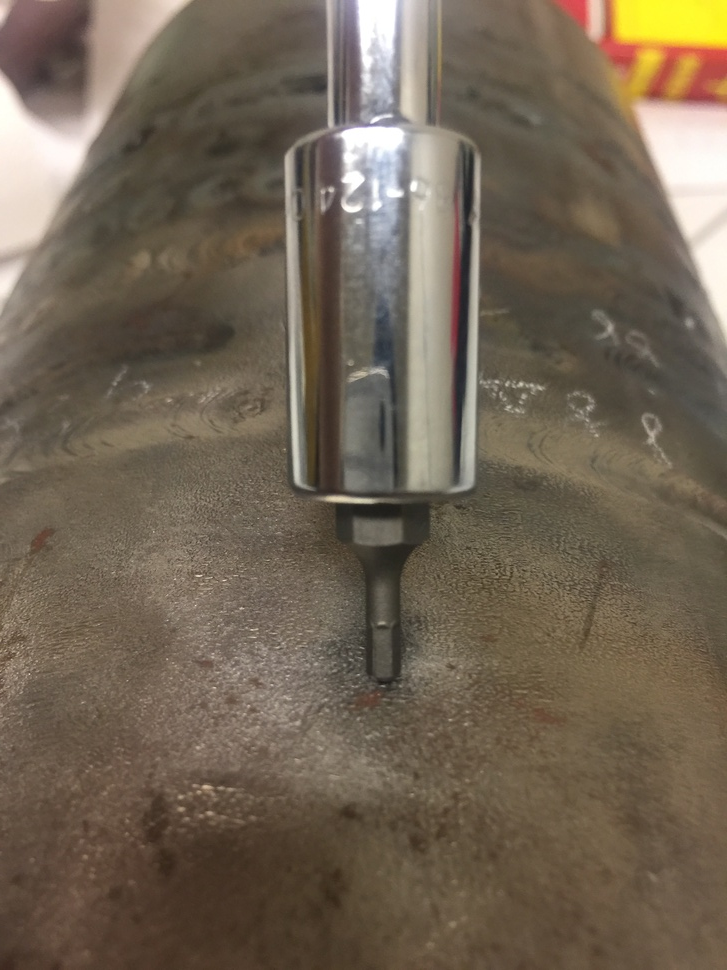
//> input picture 03.jpg, 727 x 970 px, shrunk from 2448 x 3264 before the run
$ ./源   (built with g++ and OpenCV 4)
//> lines starting //> are read from the running program, lines starting //| are printed output that depends on the picture
#include<opencv2\opencv.hpp>
#include <iostream>
#include <opencv2\highgui\highgui.hpp>
#include <opencv2\core\core.hpp>
#include <opencv2\imgproc\imgproc.hpp>

using namespace std;
using namespace cv;

int main()
{
	Mat img, res, res1,res2;


	string imgpath = "03.jpg";


	img = imread(imgpath, 1);
//> img is the input picture: 970 rows x 727 cols, CV_8UC3; mean B, G, R 83.9, 100.5, 113.5
	int spatialRad = 10;  //空间窗口大小
	int colorRad = 10;   //色彩窗口大小
	int maxPyrLevel = 2;  //金字塔层数
	pyrMeanShiftFiltering(img, res, spatialRad, colorRad, maxPyrLevel);
    cvtColor(res, res1, COLOR_BGR2GRAY);
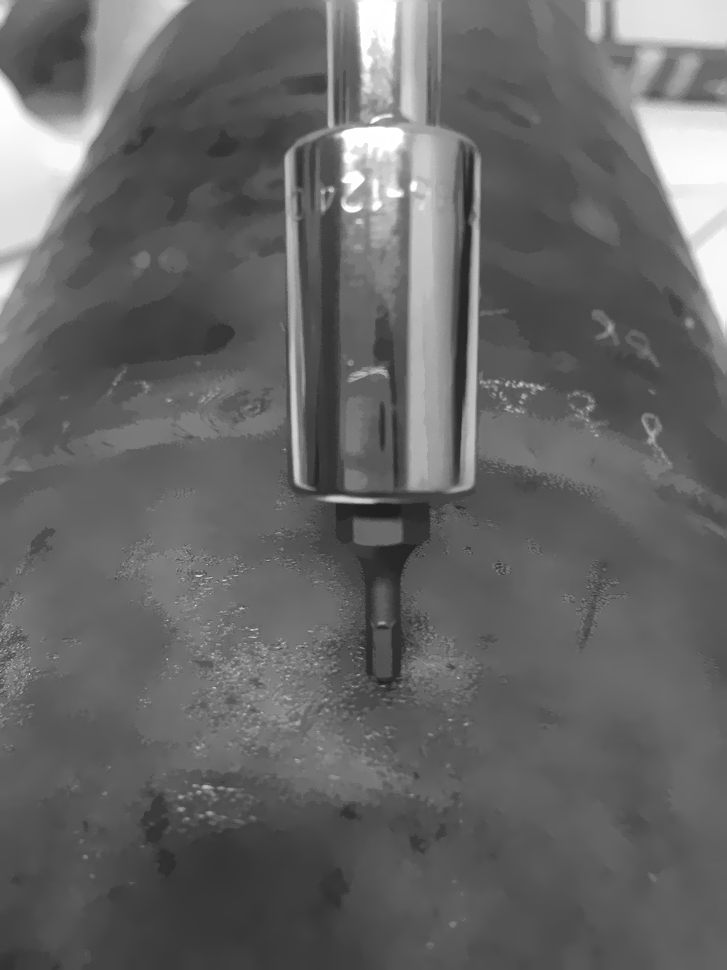
//> res1: 970 rows x 727 cols, CV_8UC1; min 30, max 255, mean 102.5
	//threshold(res1, res2, 55,255, CV_THRESH_BINARY);;
	Mat grad_x, grad_y;
	Mat abs_grad_x, abs_grad_y, dst;
	Sobel(res1, grad_x, CV_16S, 1, 0, 3, 1, 1, BORDER_DEFAULT );
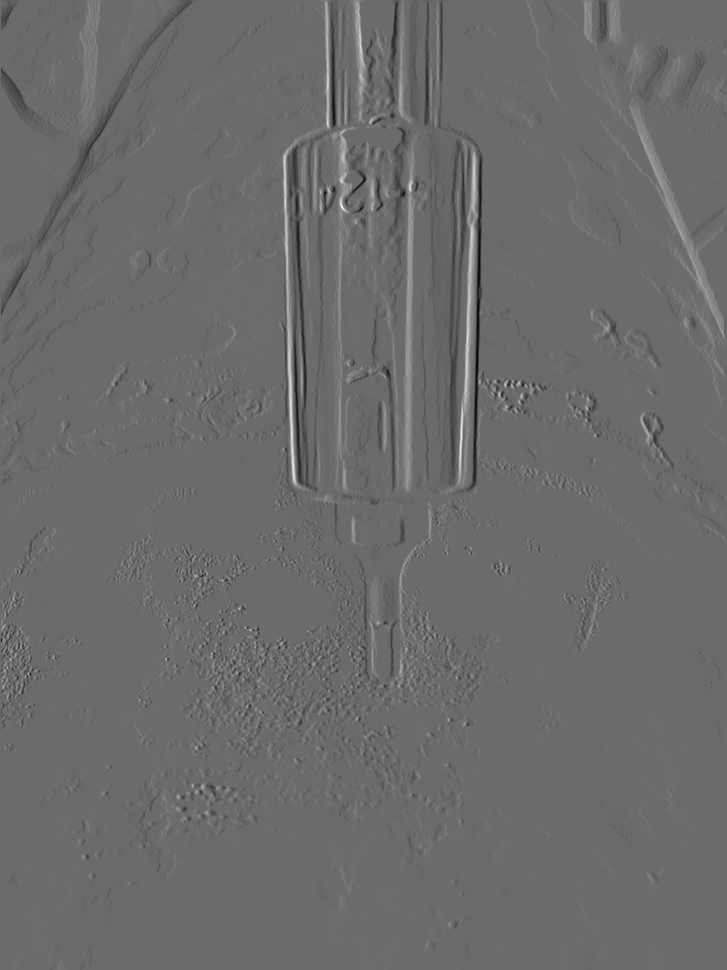
//> grad_x: 970 rows x 727 cols, CV_16SC1; min -330, max 456, mean 1; drawn with min black and max white
	convertScaleAbs(grad_x, abs_grad_x);
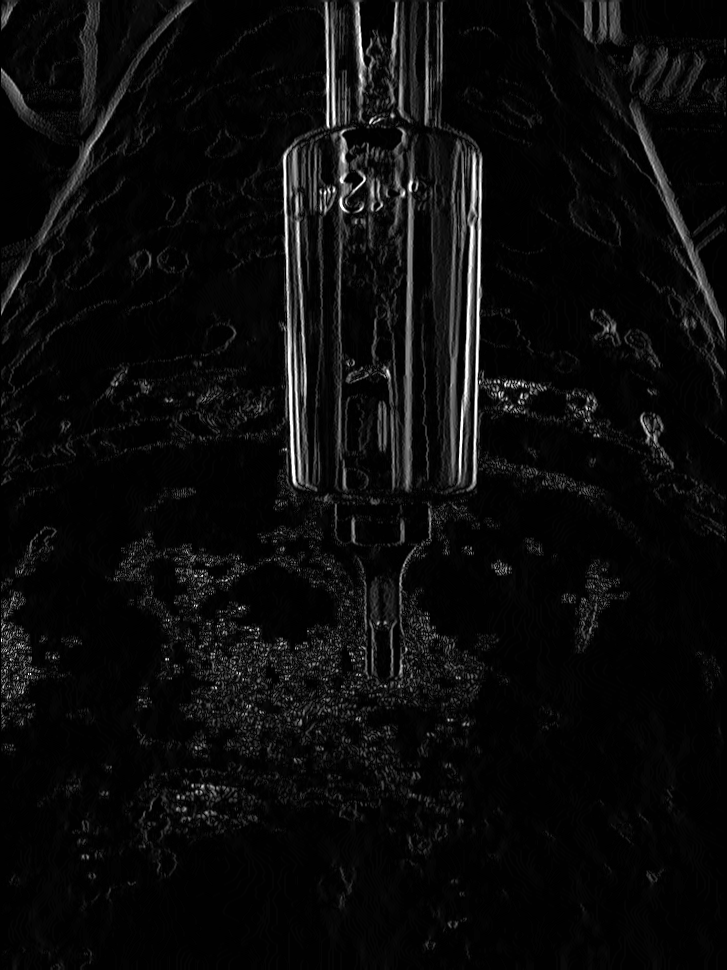
//> abs_grad_x: 970 rows x 727 cols, CV_8UC1; min 0, max 255, mean 11.5
	Sobel(res1, grad_y, CV_16S, 1, 0, 3, 1, 1, BORDER_DEFAULT );
	convertScaleAbs(grad_y, abs_grad_y);
	addWeighted(abs_grad_x, 0.5, abs_grad_y, 0.5, 0, dst);


	// 检测线条
	vector<Vec2f> lines;//定义一个矢量结构lines用于存放得到的线段矢量集合
	HoughLines(dst, lines, 1, CV_PI / 180, 150, 0, 0);
//> lines = 20391 items
	// draw line in pic
	for (size_t i = 0; i < lines.size(); i++)
	{
		float rho = lines[i][0], theta = lines[i][1];
        Point pt1, pt2;
		double a = cos(theta), b = sin(theta);
		double x0 = a * rho, y0 = b * rho;
		pt1.x = cvRound(x0 + 1000 * (-b));
		pt1.y = cvRound(y0 + 1000 * (a));
		pt2.x = cvRound(x0 - 1000 * (-b));
		pt2.y = cvRound(y0 - 1000 * (a));
		line(res1, pt1, pt2, Scalar(55, 100, 195), 1, CV_AA);
	}
//> this loop made 20391 passes
//> (rho, theta, a, x0, y0) on passes 1 to 3: (629, 0.785, 0.707, 444.8, 444.8), (619, 0.785, 0.707, 437.7, 437.7), (62, 2.36, -0.707, -43.84, 43.84)
	imshow("soble", res1);
		// [20 lines of commented-out code are left out]
		imshow("res", res);

	waitKey(0);
	return 0;
}

$ run again, with 01.jpg copied over 03.jpg
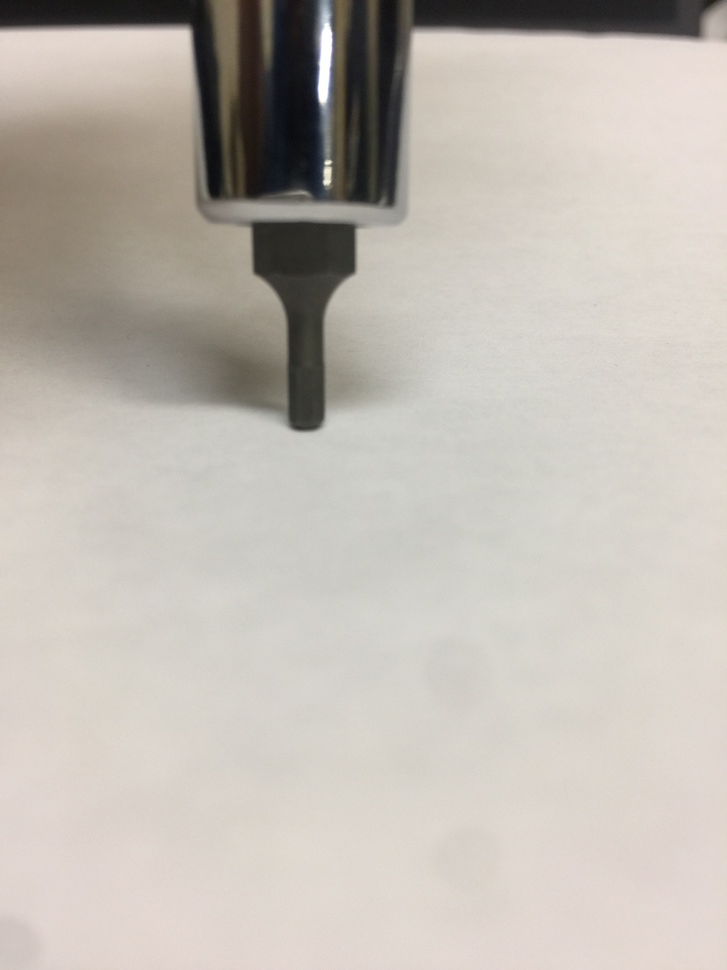
//> input picture 01.jpg, 727 x 970 px, shrunk from 2448 x 3264 before the run
//> img is the input picture: 970 rows x 727 cols, CV_8UC3; mean B, G, R 178.7, 186.5, 192.4
//> `Sobel(res1, grad_x, CV_16S, 1, 0, 3, 1, 1, BORDER_DEFAULT );`:
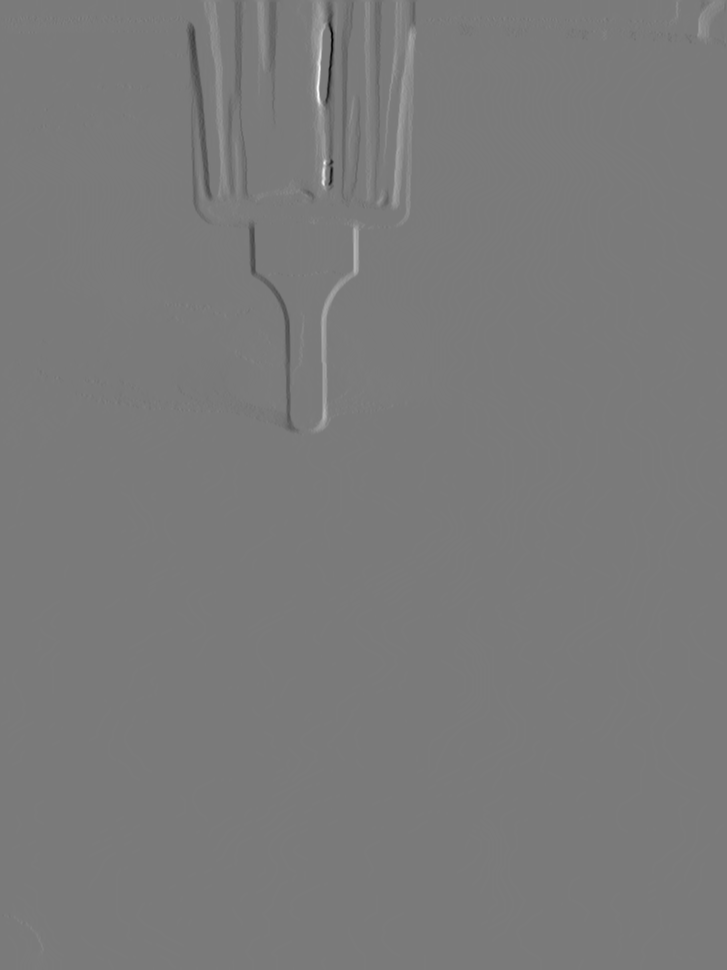
//> grad_x: 970 rows x 727 cols, CV_16SC1; min -569, max 614, mean 1.3; drawn with min black and max white
//> `convertScaleAbs(grad_x, abs_grad_x);`:
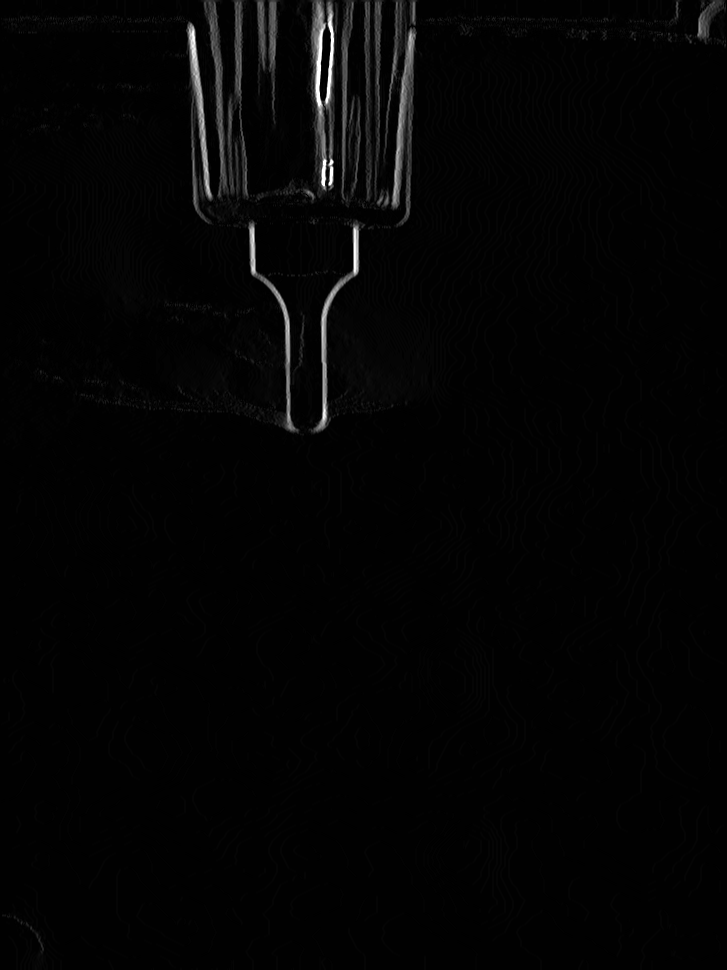
//> abs_grad_x: 970 rows x 727 cols, CV_8UC1; min 0, max 255, mean 4.2
//> lines = 17142 lines (rho, theta), first 12: [100, 2.36], [561, 0.79], [684, 0.79], [682, 0.79], [136, 2.36], [590, 0.79], [687, 0.79], [81, 2.36], [-1, 2.36], [88, 2.36], [525, 0.79], [556, 0.79]
//> the loop `for (size_t i = 0; i < lines.size(); i++)` made 17142 passes
//> (rho, theta, a, x0, y0) on passes 1 to 3: (100, 2.36, -0.707, -70.71, 70.71), (561, 0.785, 0.707, 396.7, 396.7), (684, 0.785, 0.707, 483.7, 483.7)

$ run again, with 04.jpg copied over 03.jpg
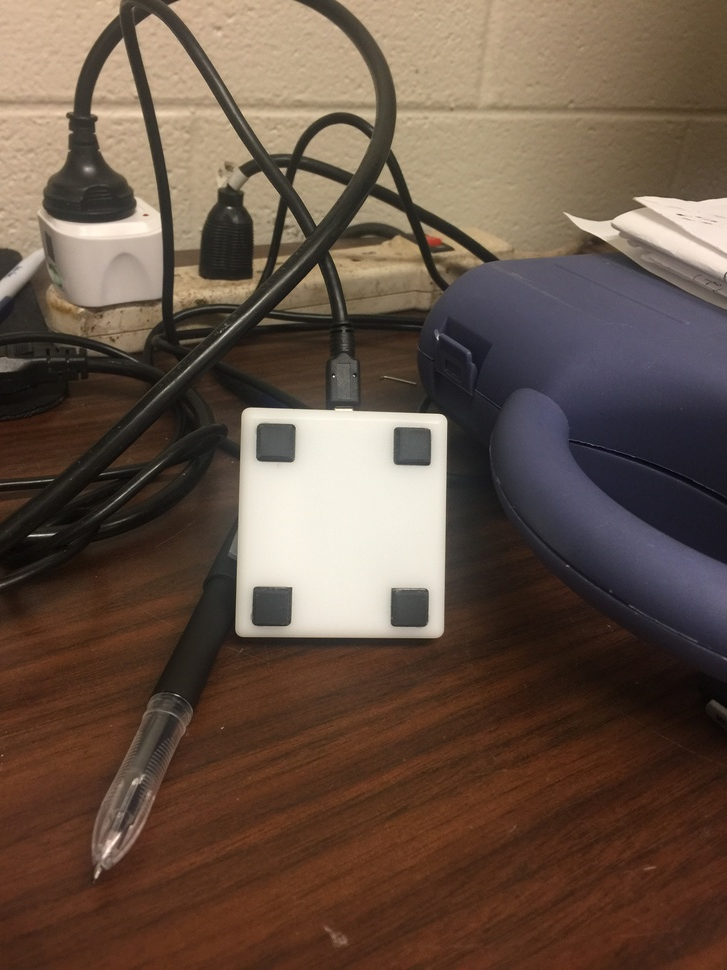
//> input picture 04.jpg, 727 x 970 px, shrunk from 2448 x 3264 before the run
//> img is the input picture: 970 rows x 727 cols, CV_8UC3; mean B, G, R 69.8, 83, 102.2
//> `Sobel(res1, grad_x, CV_16S, 1, 0, 3, 1, 1, BORDER_DEFAULT );`:
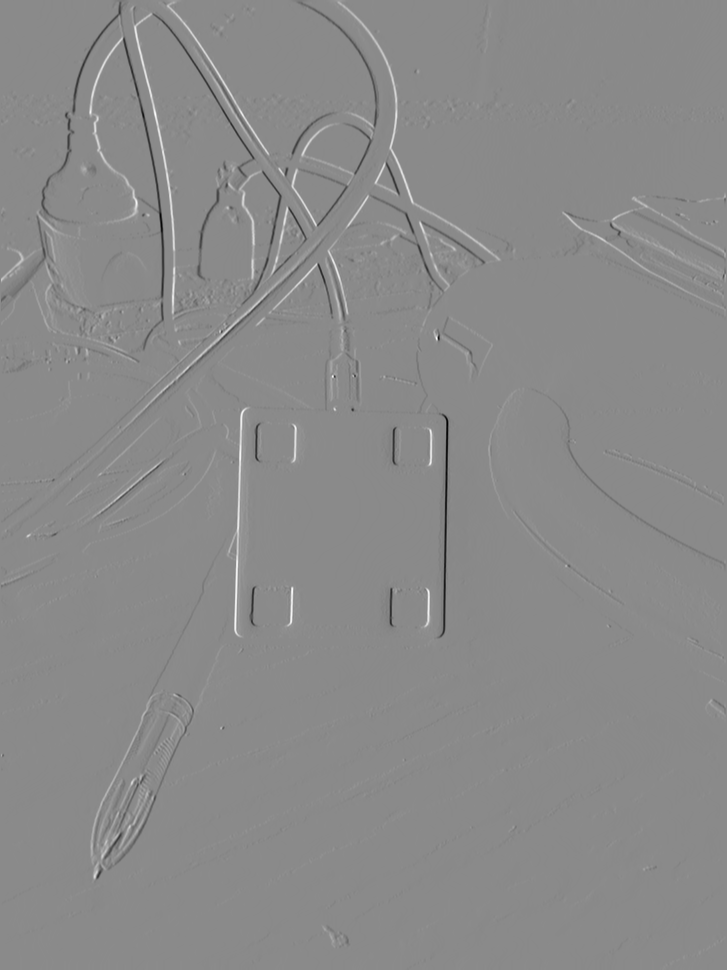
//> grad_x: 970 rows x 727 cols, CV_16SC1; min -723, max 612, mean 0.8; drawn with min black and max white
//> `convertScaleAbs(grad_x, abs_grad_x);`:
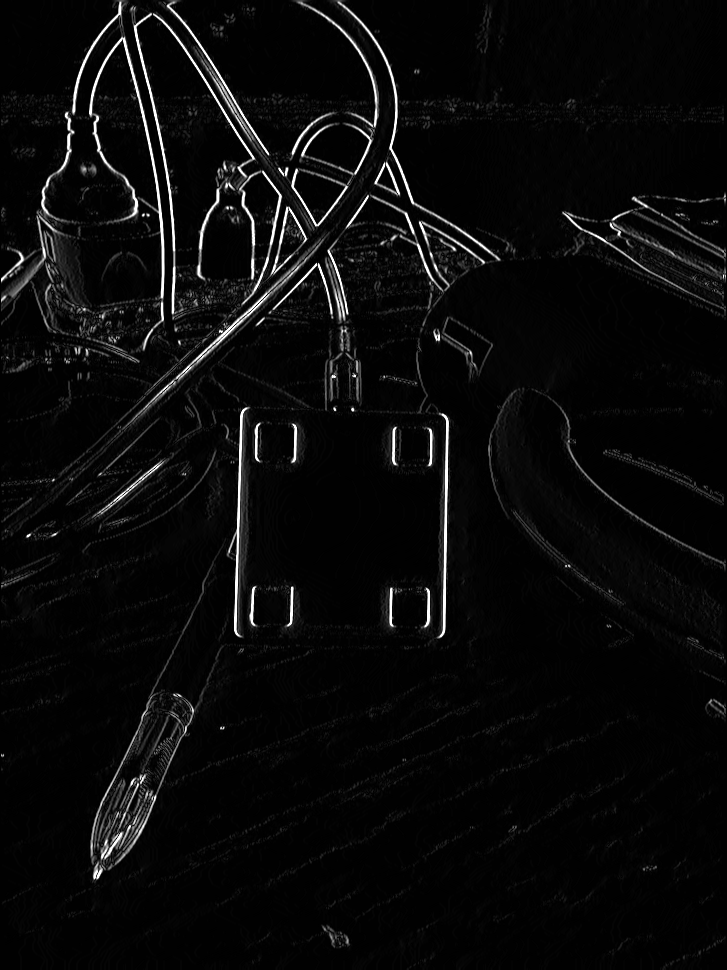
//> abs_grad_x: 970 rows x 727 cols, CV_8UC1; min 0, max 255, mean 10.3
//> lines = 20531 items
//> the loop `for (size_t i = 0; i < lines.size(); i++)` made 20531 passes
//> (rho, theta, a, x0, y0) on passes 1 to 3: (629, 0.785, 0.707, 444.8, 444.8), (617, 0.785, 0.707, 436.3, 436.3), (626, 0.785, 0.707, 442.6, 442.6)
